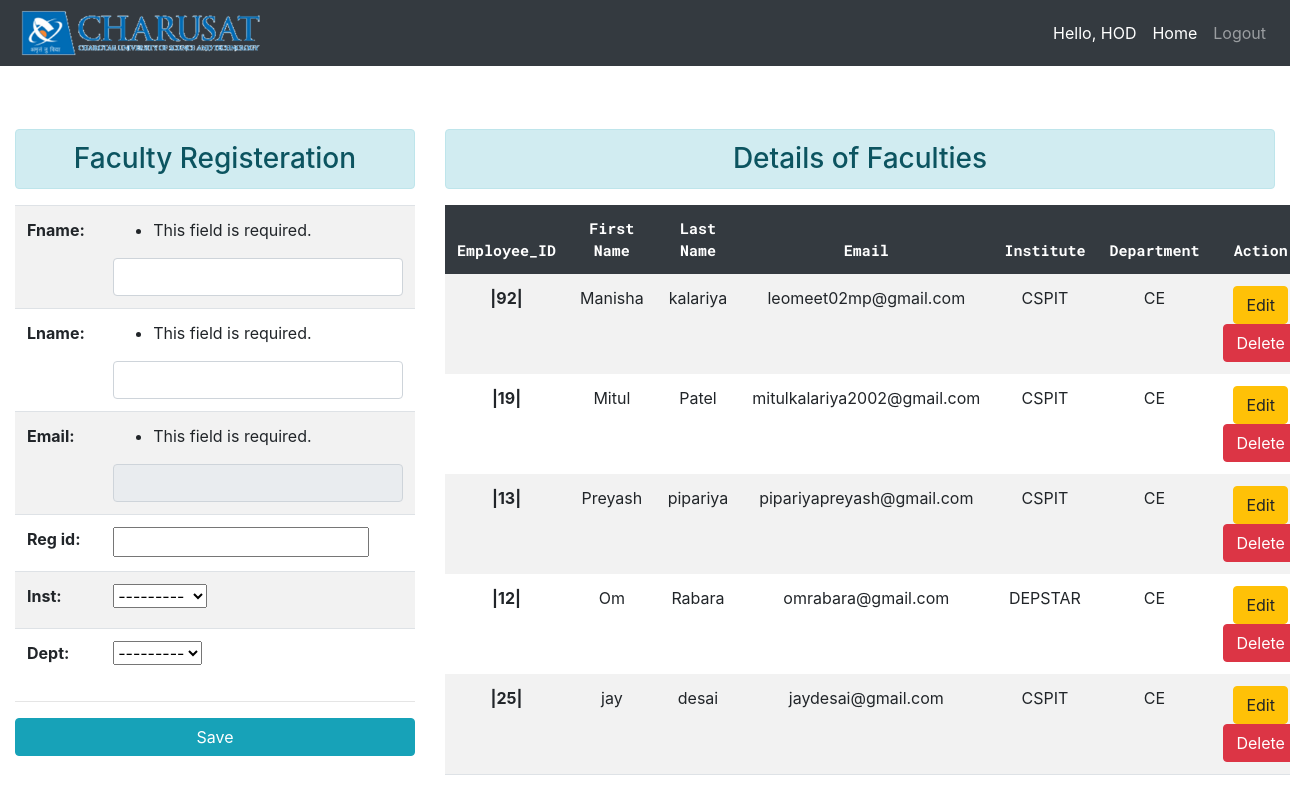
The page /107/ (signed in) on the database its author committed.
### attendance_system/models.py (models this page shows, shortened)
class Person(models.Model):
    fname=models.CharField(max_length=20,null=True)
    lname=models.CharField(max_length=20,null=True)
    email=models.EmailField(max_length=50,null=True)
    password=models.CharField(max_length=100,blank=True,null=True)
    reg_id=models.IntegerField(blank=True,null=True)
    inst = models.ForeignKey(Country, on_delete=models.SET_NULL,blank=True, null=True)
    dept = models.ForeignKey(City, on_delete=models.SET_NULL,blank=True, null=True)
    is_pass_change=models.BooleanField(blank=True,null=True,default=True)

class Country(models.Model):
    name = models.CharField(max_length=30)
    def __str__(self):
        return self.name

class City(models.Model):
    inst = models.ForeignKey(Country, on_delete=models.CASCADE)
    name = models.CharField(max_length=30)
    def __str__(self):
        return self.name

### attendance_system/views.py (the view, shortened to what this page needs)
# urls.py: path('<int:id>/',views.faculty_update,name='faculty_update'),
def faculty_update(request,id):
    msg=None
    username=request.session['fetch_username']
    print("Faculty updation is ongoing...")
    pi=Person.objects.get(pk=id)
    pi.is_pass_change=False
    details=Person.objects.all()
    fm=FacultyEdit(request.POST,instance=pi)
    return render(request,'admin_login.html',{'form':fm,'msg':msg,'details':details,'username':username})

### attendance_system/forms.py
class FacultyEdit(forms.ModelForm):
    class Meta:
        model=Person
        fields='__all__'
        widgets= {
            'fname':forms.TextInput(attrs={'class':'form-control'}),
            'lname':forms.TextInput(attrs={'class':'form-control'}),
            'email':forms.EmailInput(attrs={'class':'form-control'}),
            'password':forms.PasswordInput(attrs={'class':'form-control'}),
        }
    def __init__(self, *args, **kwargs):
        super().__init__(*args, **kwargs)
        self.fields['password'].widget=forms.HiddenInput()
        self.fields['is_pass_change'].widget=forms.HiddenInput()
        self.fields['reg_id'].widget.attrs['readonly']=True
        self.fields['email'].widget.attrs['readonly']=True

### attendance_system/templates/admin_login.html (shortened to what this page needs)
{% load static %}
<!DOCTYPE html>
<html>
<head>
	<link rel="stylesheet" href="https://stackpath.bootstrapcdn.com/bootstrap/4.3.1/css/bootstrap.min.css">
</head>
<body>
	<nav class="navbar navbar-expand-lg navbar-dark fixed-top bg-dark">
		<img src="{% static 'images/logo.png' %}" height="50px" width="250px">
		 <div class="collapse navbar-collapse" id="navbarNav">
		   <ul class="navbar-nav ml-auto">
			 <li class="nav-item active">
        <span class="nav-link">Hello, {{request.session.fetch_username}}</span>
			 </li>
			 <li class="nav-item active">
			   <a href="{% url 'admin_home' %}" class="nav-link">Home</a>
			 </li>
			 <li class="nav-item">
			   <a class="nav-link" href="{% url 'logout' %}">Logout</a>
			 </li>
		   </ul>
		 </div>
	   </nav>
	<div class="container-fluid">
        <div class="row">
            <div class="col-md-4">
                <h3 class="text-center alert alert-info">Faculty Registeration </h3>
                {% if id is 0 %}
                <form method="post" id="personForm" action="{% url 'faculty_add' 0 %}" data-cities-url="{% url 'ajax_load_cities' %}" novalidate>
                  <input type="hidden" value="0" name="faculty_page">
                  <input type="hidden" name="fetch_username" value="{{username}}">
                {% else %}
                <form method="post" id="personForm" action="{% url 'faculty_add' id %}" data-cities-url="{% url 'ajax_load_cities' %}" novalidate>
                {% endif %}
                    <table class="table table-striped">
                        {{ form }}
                    </table>
                    <hr/>
                        <input type="submit" class="btn btn-info col-md-12" value="Save">
                  </form>
            </div>
            <div class="col-md-8">
                <h3 class="text-center alert alert-info">Details of Faculties</h3>
                {% if details %}
                <table class="td table  table-borderless table-striped table-hover table border-bottom">
                    <thead  class="table-dark">
                      <tr>
                        <th>Employee_ID</th>
                        <th>First Name</th>
                        <th>Last Name</th>
                        <th>Email</th>
                        <th>Institute</th>
                        <th>Department</th>
                        <th>Action</th>
                      </tr>
                    </thead>
                    <tbody>
                      {% for person in details reversed %}
                        <tr>
                          <td style="font-weight: bold;">|{{ person.reg_id }}|</td>
                          <td>{{ person.fname }}</td>
                          <td>{{ person.lname }}</td>
                          <td>{{ person.email }}</td>
                          <td>{{ person.inst.name }}</td>
                          <td>{{ person.dept.name }}</td>
                          <td>
                            <form action="{% url 'faculty_edit' person.id %}" method="POST" class="d-inline">
                            <input type="submit" class="btn btn-warning" value="Edit">
                          </form>
                              <form action="{% url 'faculty_delete' person.id %}" method="POST" class="d-inline">
                              <input type="submit" class="btn btn-danger" value="Delete">
                            </form>
                          </td>
                        </tr>
                      {% endfor %}
                    </tbody>
                  </table>
                  {% endif %}
            </div>
        </div>
    </div>
</body>
</html>

### attendance_system/templates/admin_login.html (style rules this page uses)
.td { text-align: center; }
thead { text-align:center; font-size: 15px; font-family: 'Roboto Mono', monospace; }
.col-md-4, .col-md-8 { margin-top: 10%; }

### rows shown on the page
Person: inst "---------", dept "---------", reg_id "25", fname "jay", lname "desai", email "jaydesai@gmail.com", inst.name "CSPIT", dept.name "CE"
Person: reg_id "92", fname "Manisha", lname "kalariya", email "leomeet02mp@gmail.com", inst.name "CSPIT", dept.name "CE"
Person: reg_id "19", fname "Mitul", lname "Patel", email "mitulkalariya2002@gmail.com", inst.name "CSPIT", dept.name "CE"
Person: reg_id "13", fname "Preyash", lname "pipariya", email "pipariyapreyash@gmail.com", inst.name "CSPIT", dept.name "CE"
Person: reg_id "12", fname "Om", lname "Rabara", email "omrabara@gmail.com", inst.name "DEPSTAR", dept.name "CE"

### other values the page prints
{{ request.session.fetch_username }} "HOD"
